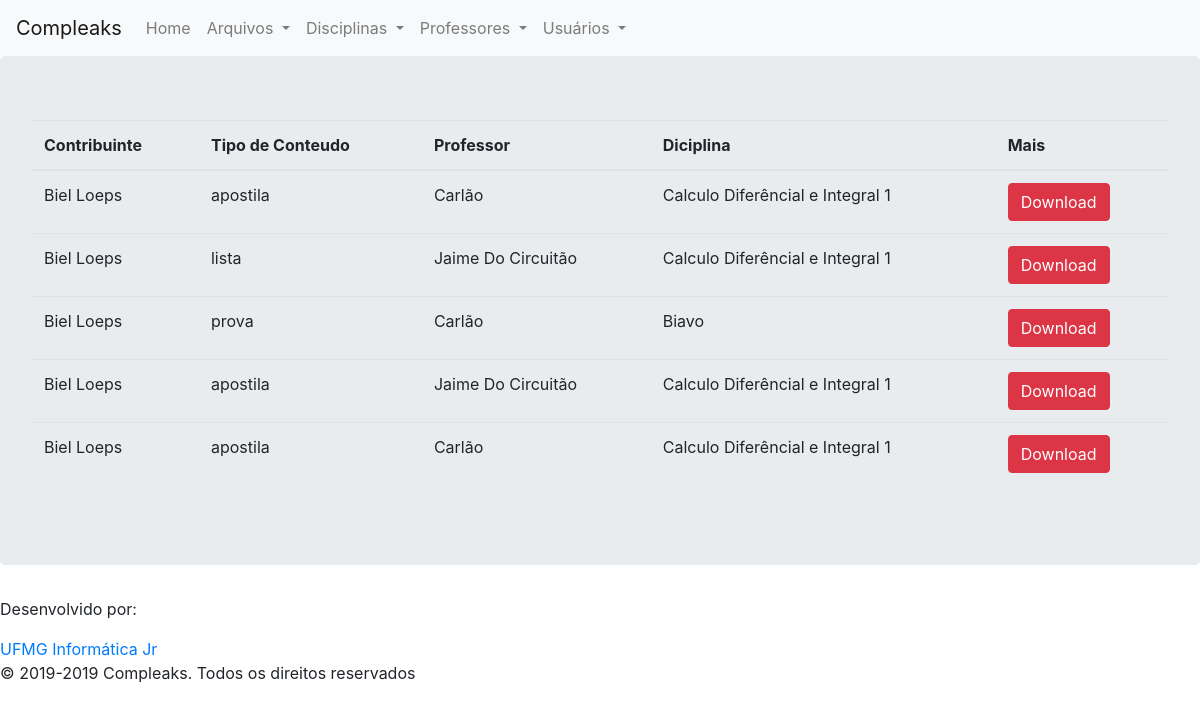
Page /arquivos/listar on the earlier database version.
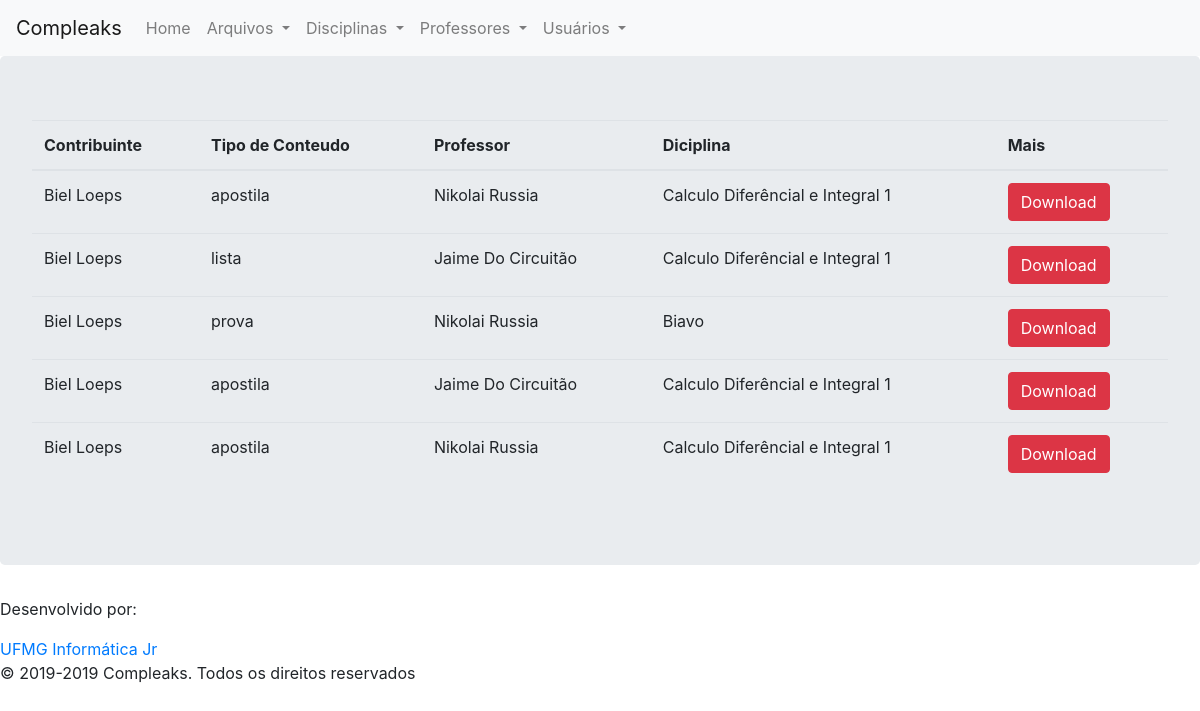
Same page on the later database version.
### compleaks/arquivos/models.py (models this page shows, shortened)
class Arquivo(db.Model):
	__tablename__ = 'arquivos'
	id = db.Column(db.Integer, primary_key=True)
	arquivo = db.Column(db.String(120), nullable=False)
	ano = db.Column(db.Integer)
	semestre = db.Column(db.String(80))
	tipo_conteudo = db.Column(db.String(120))
	observacoes = db.Column(db.Text)
	data_submissao = db.Column(db.DateTime, default=datetime.now())
	data_deletado = db.Column(db.DateTime, nullable=True)
	is_eligible = db.Column(db.Boolean)
	id_deletor = db.Column(db.Integer, nullable=True)
	motivo_delete = db.Column(db.String(600), nullable=True)
	professors = db.relationship(Professor)
	disciplinas = db.relationship(Disciplina)
	usuarios = db.relationship(Usuario)
	professor_id = db.Column(db.Integer, db.ForeignKey('professores.id'))
	disciplina_id = db.Column(db.Integer, db.ForeignKey('disciplinas.id'), nullable=False)
	usuario_id = db.Column(db.Integer, db.ForeignKey('usuarios.id'), nullable=False)

### compleaks/professores/models.py (models this page shows, shortened)
class Professor(db.Model):
	__tablename__ = 'professores'
	id = db.Column(db.Integer, primary_key=True)
	nome = db.Column(db.String, unique=True)
	unidade_academica_id = db.Column(db.Integer)
	data_criacao = db.Column(db.DateTime, default=datetime.now())
	is_eligible = db.Column(db.Boolean)
	data_deletado = db.Column(db.DateTime, nullable=True)
	id_deletor = db.Column(db.Integer, nullable=True)
	motivo_delete = db.Column(db.String(120), nullable=True)
	arquivos = db.relationship('Arquivo', backref='professor', lazy=True)

### compleaks/usuarios/models.py (models this page shows, shortened)
class Usuario(db.Model, UserMixin):
	__tablename__ = 'usuarios'
	id = db.Column(db.Integer, primary_key=True)
	username = db.Column(db.String(30), unique=True)
	hhash = db.Column(db.String)
	nome = db.Column(db.String(120))
	email = db.Column(db.String(120), unique=True)
	curso = db.Column(db.String(64))
	periodo = db.Column(db.Integer)
	is_admin = db.Column(db.Integer)
	data_criacao = db.Column(db.DateTime, default=datetime.now())
	is_eligible = db.Column(db.Boolean)
	data_deletado = db.Column(db.DateTime, nullable=True)
	id_deletor = db.Column(db.Integer, nullable=True)
	motivo_delete = db.Column(db.String(120), nullable=True)
	arquivos = db.relationship('Arquivo', backref='author', lazy=True)

### compleaks/disciplinas/models.py (models this page shows, shortened)
class Disciplina(db.Model):
	__tablename__ = 'disciplinas'
	id = db.Column(db.Integer, primary_key=True)
	nome = db.Column(db.String, unique=True)
	data_criacao = db.Column(db.DateTime, default=datetime.now())
	is_eligible = db.Column(db.Boolean)
	data_deletado = db.Column(db.DateTime, nullable=True)
	id_deletor = db.Column(db.Integer, nullable=True)
	motivo_delete = db.Column(db.String(120), nullable=True)
	arquivos = db.relationship('Arquivo', backref='disciplina', lazy=True)

### compleaks/arquivos/views.py (the view)
@arquivos.route('/listar', methods=['POST', 'GET'])
def listar():
	arquivos = Arquivo.query.order_by(Arquivo.data_submissao.desc())
	tem_arquivo = arquivos.first()
	if tem_arquivo is None:
		abort(404)
	return render_template('todos_arquivos.html', arquivos=arquivos)

### compleaks/arquivos/templates/arquivos/todos_arquivos.html (shortened to what the changed rows need)
{% extends "base.html" %}
{% block content %}
<table class="table">
    <thead>
      <tr>
        <th scope="col">Contribuinte</th>
        <th scope="col">Tipo de Conteudo</th>
        <th scope="col">Professor</th>
        <th scope="col">Diciplina</th>
        <th scope="col">Mais</th>
      </tr>
    </thead>
    <tbody>
    {% for arquivo in arquivos %}
    {% if current_user.is_authenticated %}
        {% if current_user.is_admin or  arquivo.is_eligible %}
            <tr>
        {% endif %}
                {% if (current_user.is_admin or current_user == arquivo.author) and arquivo.is_eligible %}
                    <div class="modal" tabindex="-1" role="dialog" id="del_confirm{{arquivo.id}}">
                        <div class="modal-dialog" role="document">
                            <div class="modal-content">
                            <div class="modal-header">
                                <h5 class="modal-title">Deletar Arquivo?</h5>
                                <button type="button" class="close" data-dismiss="modal" aria-label="Close">
                                <span aria-hidden="true">&times;</span>
                                </button>
                            </div>
                            <div class="modal-body">
                                <p>Você tem certeza que deja deletar esse arquivo?</p>
                                <div class="form-group">
                                    <label class="form-control-label" for="motivo{{arquivo.id}}">Um breve motivo para a exclusão:</label>
                                    <input class="form-control form-control-lg" type="text" form="{{arquivo.id}}" name="motivo{{arquivo.id}}" placeholder="Motivo">
                                </div>
                            </div>
                            <div class="modal-footer">
                                <button type="button" class="btn btn-secondary" data-dismiss="modal">Cancel</button>
                                <form action="{{ url_for('arquivos.excluir', arq_id=arquivo.id) }} " method="POST" id="{{arquivo.id}}">
                                    <input type="submit" value="Deletar" class="btn btn-danger">
                                </form>
                            </div>
                            </div>
                        </div>
                    </div>
                {% elif current_user.is_admin %}
                    <div class="modal" tabindex="-1" role="dialog" id="red_confirm{{arquivo.id}}">
                        <div class="modal-dialog" role="document">
                            <div class="modal-content">
                            <div class="modal-header">
                                <h5 class="modal-title">Redefinir Arquivo?</h5>
                                <button type="button" class="close" data-dismiss="modal" aria-label="Close">
                                <span aria-hidden="true">&times;</span>
                                </button>
                            </div>
                            <div class="modal-body">
                                <p>Você tem certeza que deja redefinir esse arquivo?</p>
                                <br/>
                                <h6 class="modal-title">Dados de Cadastro</h6>
                                <p> Data de Registro: {{arquivo.data_submissao.strftime('%B %d, %Y') }} </p>
                                <br/>
                                <br/>
                                <h6 class="modal-title">Dados de Exclusão</h6>
                                <p> Data de Exclusão: {{arquivo.data_deletado.strftime('%B %d, %Y') }} </p>
                                <p> Id do usuário que excluiu: {{arquivo.id_deletor}} </p>
                                {% if arquivo.motivo_delete %}
                                    <p> Motivo da Exclusão: {{user.motivo_delete}} </p>
                                {% else %}
                                    <p> Nenhum metivo de Exclusão Cadastrado </p>
                                {% endif %}
                                <br/>
                            </div>
                            <div class="modal-footer">
                                <button type="button" class="btn btn-secondary" data-dismiss="modal">Cancel</button>
                                <form action="{{ url_for('arquivos.redefinir', arq_id=arquivo.id) }} " method="POST">
                                    <input type="submit" value="Redefinir" class="btn btn-danger">
                                </form>
                            </div>
                            </div>
                        </div>
                    </div>
                {% endif %}
                {% if current_user.is_admin or  arquivo.is_eligible %}
                <div class="modal" tabindex="-1" role="dialog" id="confirm{{arquivo.id}}">
                    <div class="modal-dialog" role="document">
                        <div class="modal-content">
                        <div class="modal-header">
                            <h5 class="modal-title">Informações do Arquivo</h5>
                            <button type="button" class="close" data-dismiss="modal" aria-label="Close">
                            <span aria-hidden="true">&times;</span>
                            </button>
                        </div>
                        <div class="modal-body">
                            <h6 class="modal-title">Referências:</h6>
                            <p>Usuáario que postou: {{ arquivo.author.username }}</p>
                            <p>Professor de referência: {{ arquivo.professor.nome }}</p>
                            <p>Diciplina de referência: {{ arquivo.disciplina.nome }}</p>
                            <p>Ano de referência: {{ arquivo.ano }}</p>
                            <p>Semestre de referência: {{ arquivo.ano }}</p>
                            <br/>
                            <h6 class="modal-title">Sobre o Arquivo:</h6>
                            <p>Tipo de Conteúdo: {{ arquivo.tipo_conteudo}}</p>
                            <p>Data de referência: {{ arquivo.data_submissao.strftime("%d-%m-%Y") }}</p>
                            <br/>
                            <h6 class="modal-title">Observações:</h6>
                            <p>{{ arquivo.observações }}</p>
                        </div>
                        <div class="modal-footer">
                            <button type="button" class="btn btn-secondary" data-dismiss="modal">Cancel</button>
                            <a href="{{ url_for('static', filename='uploads/' + arquivo.arquivo + '.zip') }}" class="btn btn-danger">Baixar</a>
                        </div>
                        </div>
                    </div>
                </div>
                {% if not arquivo.is_eligible %}
                    <article color="red">
                        <td>{{ arquivo.author.username }}</td>
                        <td>{{ arquivo.tipo_conteudo}}</td>
                        <td>{{ arquivo.professor.nome }}</td>
                        <td>{{ arquivo.disciplina.nome }}</td>
                    </article>
                {% else %}
                    <td>{{ arquivo.author.username }}</td>
                    <td>{{ arquivo.tipo_conteudo}}</td>
                    <td>{{ arquivo.professor.nome }}</td>
                    <td>{{ arquivo.disciplina.nome }}</td>
                {% endif %}
                <td>
                    <button type="button" class="btn btn-danger" data-toggle="modal" data-target="#confirm{{arquivo.id}}" >Download</button>
                </td>
                <td >
                {% endif %}
                {% if (current_user.is_admin or current_user == arquivo.author) and arquivo.is_eligible %}
                    <button type="button" class="btn btn-danger" data-toggle="modal" data-target="#del_confirm{{arquivo.id}}" >Deletar</button>
                {% elif current_user.is_admin  %}
                    <button type="button" class="btn btn-danger" data-toggle="modal" data-target="#red_confirm{{arquivo.id}}" >Redefinir</button>
                {% endif %}
                {% if current_user.is_admin or  arquivo.is_eligible %}
                </td>
                {% endif %}
                {% if current_user == arquivo.author and arquivo.is_eligible %}
                <td>
                    <a href="{{ url_for('arquivos.editar', arq_id=arquivo.id) }}">Editavel</a>
                </td>
                {% endif %}
        {% if current_user.is_admin or  arquivo.is_eligible %}
            </tr>
        {% endif %}
        {% else %}
            {% if arquivo.is_eligible %}
            <tr>
                <td>{{ arquivo.author.username }}</td>
                <td>{{ arquivo.tipo_conteudo}}</td>
                <td>{{ arquivo.professor.nome }}</td>
                <td>{{ arquivo.disciplina.nome }}</td>
                <td>
                    <button type="button" class="btn btn-danger" data-toggle="modal" data-target="#confirm{{arquivo.id}}" >Download</button>
                </td>
            </tr>
            {% endif %}
        {% endif %}
    {% endfor %}
    </tbody>
  </table>
{% endblock %}

Differences in the rows shown:
changed through a linked row, Arquivo (number 1 of 5 on the later page): professor.nome "Carlão" → "Nikolai Russia"
changed through a linked row, Arquivo "prova": professor.nome "Carlão" → "Nikolai Russia"
changed through a linked row, Arquivo (number 5 of 5 on the later page): professor.nome "Carlão" → "Nikolai Russia"
